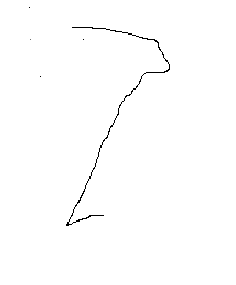
#> input picture image.png, 236 x 285 px
$ jupyter execute --allow-errors mnist.ipynb
#> lines starting #> are read from the running program, lines starting #| are printed output that depends on the picture
[cell 1]
import numpy as np
import struct

def load_mnist(images_path, labels_path):
    with open(labels_path, 'rb') as f:
        struct.unpack('>II', f.read(8))
        labels = np.frombuffer(f.read(), dtype=np.uint8)

    with open(images_path, 'rb') as f:
        struct.unpack('>IIII', f.read(16))
        images = np.frombuffer(f.read(), dtype=np.uint8)
        images = images.reshape(-1, 784)

    return images, labels

#> (the rest of this cell did not finish here and is left out)

[cell 2]
def softmax(z):
    ez = np.exp(z - np.max(z, axis=0, keepdims=True))  # stability trick
    return ez / np.sum(ez, axis=0, keepdims=True)
def relu(T):
    return np.maximum(0,T)

[cell 3]
def one_hot(y, classes=10):
    m = y.shape[0]
    oh = np.zeros((classes, m))
    oh[y, np.arange(m)] = 1
    return oh

#> (the rest of this cell did not finish here and is left out)

[cell 4]
np.random.seed(42)
W1 = np.random.randn(128, 784) * 0.01
b1 = np.zeros((128, 1))
W2 = np.random.randn(10, 128) * 0.01
b2 = np.zeros((10, 1))

lr = 0.1

[cell 5]
def forward(X):
    Z1 = W1 @ X.T + b1    # (128, 60000)
    A1 = relu(Z1)           # (128, 60000)
    Z2 = W2 @ A1 + b2      # (10, 60000)
    A2 = softmax(Z2)        # (10, 60000)
    return Z1, A1, Z2, A2

#> (the rest of this cell did not finish here and is left out)

[cell 6]
def compute_loss(A2, y_oh):
    m = y_oh.shape[1]
    L = -np.sum(y_oh * np.log(A2 + 1e-8)) / m
    return L

#> (the rest of this cell did not finish here and is left out)

[cell 7]
def backward(X, y_oh, Z1, A1, Z2, A2):
    m = X.shape[0]

    dZ2 = A2 - y_oh                           # (10, 60000)
    dW2 = (dZ2 @ A1.T) / m                   # (10, 128)
    db2 = np.sum(dZ2, axis=1, keepdims=True) / m  # (10, 1)

    dA1 = W2.T @ dZ2                          # (128, 60000)
    dZ1 = dA1 * (Z1 > 0)                     # (128, 60000)
    dW1 = (dZ1 @ X) / m                      # (128, 784)
    db1 = np.sum(dZ1, axis=1, keepdims=True) / m  # (128, 1)

    return dW1, db1, dW2, db2

#> (a cell that did not finish here is left out)

[cell 9]
def update(dW1, db1, dW2, db2):
    global W1, b1, W2, b2
    W1 = W1 - lr * dW1
    b1 = b1 - lr * db1
    W2 = W2 - lr * dW2
    b2 = b2 - lr * db2

def accuracy(A2, y):
    predictions = np.argmax(A2, axis=0)  # pick highest probability class
    return np.mean(predictions == y) * 100

# Training loop
#> (the rest of this cell did not finish here and is left out)

#> (a cell that did not finish here is left out)

[cell 11]
import matplotlib.pyplot as plt

def predict(index):
    img = X_test[index].reshape(1, 784)
    _, _, _, A2 = forward(img)
    pred = np.argmax(A2)
    true = y_test[index]

    plt.imshow(X_test[index].reshape(28, 28), cmap='gray')
    plt.title(f"Predicted: {pred} | Actual: {true}")
    plt.axis('off')
    plt.show()

#> (the rest of this cell did not finish here and is left out)

[cell 12]
from PIL import Image

def predict_custom(path):
#> called with path = 'image.png'
    img = Image.open(path).convert('L')        # convert to grayscale
    img = img.resize((28, 28))                  # resize to 28x28
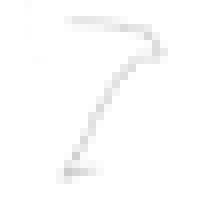
#> img: PIL image 28x28 L (shown 8 times larger); min 205, max 255, mean 253.3
    img = np.array(img)                         # to numpy array
    img = 255 - img                             # invert (MNIST is white on black)
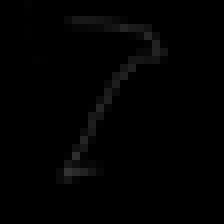
#> img: shape (28, 28) (shown 8 times larger); min 0, max 50, mean 1.7
    img = img / 255.0                           # normalize
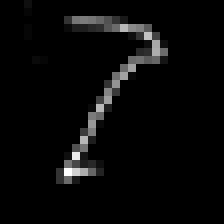
#> img: shape (28, 28) float64 (shown 8 times larger); min 0, max 0.196, mean 0.00674; drawn with min black and max white
    img = img.reshape(1, 784)                   # flatten

    _, _, _, A2 = forward(img)
#> in forward, `Z1 = W1 @ X.T + b1`: Z1 = 128 values, max 0.0154 at index 10, min -0.0189 at index 68, mean -0.00115
#> in forward, `A1 = relu(Z1)`: A1 = 128 values, max 0.0154 at index 10, min 0 at index 0, mean 0.00243
#> in forward, `Z2 = W2 @ A1 + b2`: Z2 = [0.000224, -0.000306, 0.00034, -6.36e-06, 0.00062, 0.00065, 0.000308, 0.00016, -0.000264, -0.000622]
#> in softmax, `ez = np.exp(z - np.max(z, axis=0, keepdims=True))`: ez = [1, 0.999, 1, 0.999, 1, 1, 1, 1, 0.999, 0.999]
#> in forward, `A2 = softmax(Z2)`: A2 = [0.1, 0.1, 0.1, 0.1, 0.1, 0.1, 0.1, 0.1, 0.1, 0.0999]
    pred = np.argmax(A2)
#> pred = 5

    plt.imshow(img.reshape(28, 28), cmap='gray')
    plt.title(f"Predicted: {pred}")
    plt.axis('off')
    plt.show()

    print(f"Predicted digit: {pred}")
#| Predicted digit: 5

predict_custom('image.png')
